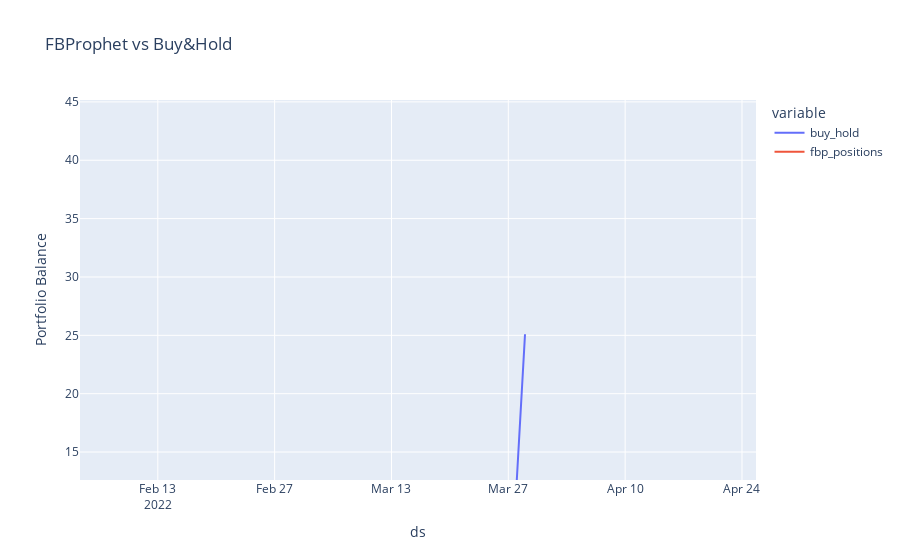

The code cell stored with this chart in its notebook:
### Markdown cell above
# Visualization

### Code cell
# Visualizing results
fig = px.line(
    performance,
    x=performance.index,
    y=performance.columns,
    title='FBProphet vs Buy&Hold',
    labels={"value": "Portfolio Balance",
            "index": "Date"}
)

fig.show()
